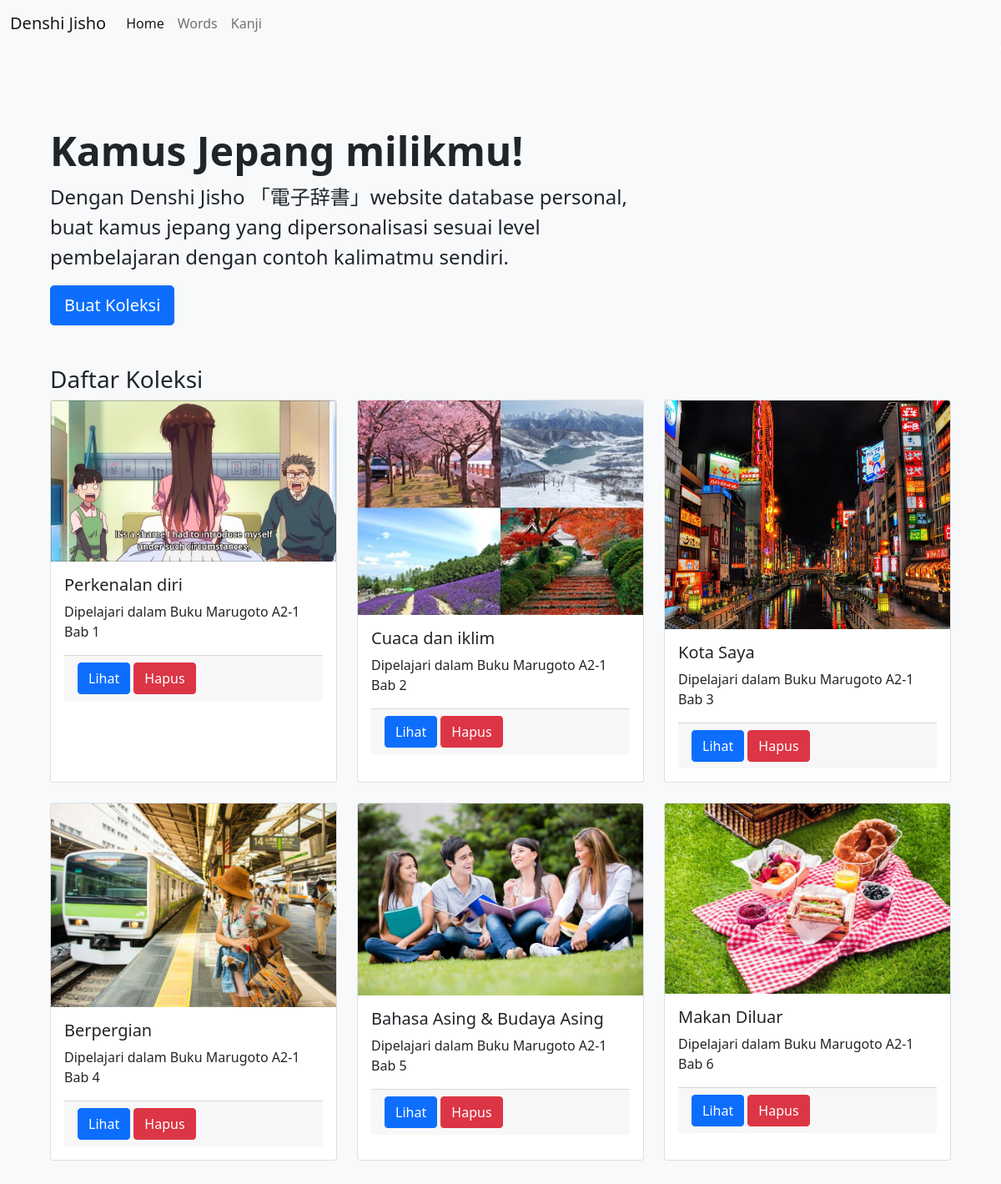
The page /public/index.php on the database its author committed.
### tables this page shows
CREATE TABLE `koleksi` (
  `ID` int(11) NOT NULL,
  `Nama` varchar(30) NOT NULL,
  `Bab` int(11) NOT NULL,
  `Buku` enum('A1','A2-1','A2-2','lainnya') NOT NULL
);

### app/core/Controller.php (called while the page is built, shortened)
<?php
class Controller {
    public function view($view, $data = [])
    {
        require_once '../app/views/' . $view . '.php';
    }
    public function model($model)
    {
        return new $model;
    }
}
?>

### app/controllers/Home.php (called while the page is built)
<?php
class Home extends Controller {
    public function index()
    {
        $data['judul'] = 'Home';
        $data['koleksi'] = $this->model('Koleksi_model')->getAllKoleksi();
        $this->view('templates/header', $data);
        $this->view('home/index', $data);
        $this->view('templates/footer');
    }
}
?>

### app/core/App.php (called while the page is built, shortened)
<?php
class App {
    protected $method = 'index';
    protected $params =  [];
    public function __construct()
    {
        $this->controller = new $this->controller;
        call_user_func_array([$this->controller, $this->method], $this->params);
    }
}
?>

### public/index.php (called while the page is built, shortened)
<?php
$app = new app;
?>

### app/core/Database.php (called while the page is built, shortened)
<?php
class Database {
    private $host = DB_HOST;
    private $user = DB_USER;
    private $pass = DB_PASS;
    private$db_name = DB_NAME;
    private $dbh;
    private $stmt;
    public function __construct()
    {
        $dsn = 'mysql:host=' . $this->host .';dbname=' . $this->db_name;
        $option = [
            PDO::ATTR_PERSISTENT => true,
            PDO::ATTR_ERRMODE => PDO::ERRMODE_EXCEPTION,
            PDO::MYSQL_ATTR_INIT_COMMAND => "SET NAMES utf8"
        ];
        try {
            $this->dbh = new PDO($dsn, $this->user, $this->pass, $option);
        } catch(PDOException $e) {
            die($e->getMessage());
        }
    }
    public function query($query)
    {
        $this->stmt = $this->dbh->prepare($query);
    }
    public function execute()
    {
        try {
            $this->stmt->execute();
        } catch (PDOException $e) {
            Flasher::setFlash($e->getMessage() , '' , 'danger' , '');
            header('Location: ' . BASEURL);
            exit;
        }
    }
    public function resultSet()
    {
        $this->execute();
        return $this->stmt->fetchAll(PDO::FETCH_ASSOC);
    }
}
?>

### app/models/Koleksi_model.php (called while the page is built, shortened)
<?php
class Koleksi_model {
    private $table = 'koleksi';
    private $db;
    public function __construct()
    {
        $this->db = new Database;
    }
    public function getAllKoleksi()
    {
        $this->db->query('SELECT * FROM ' . $this->table);
        return $this->db->resultSet();
    }
}
?>

### app/views/home/index.php (the view, shortened to what this page needs)
<div class="p-5 mb-2 bg-light rounded-3">
  <div class="container-fluid py-5">
    <h1 class="display-5 fw-bold">Kamus Jepang milikmu!</h1>
    <p class="col-md-8 fs-4">Dengan Denshi Jisho 「電子辞書」website database personal, buat kamus jepang yang dipersonalisasi sesuai level pembelajaran dengan contoh kalimatmu sendiri.</p>
    <button class="btn btn-primary btn-lg" type="button" data-bs-toggle="modal" data-bs-target="#Tambah">Buat Koleksi</button>
  </div>
  <div class="container">
    <h3>Daftar Koleksi</h3>
    <div class="row row-cols-2 row-cols-md-3 g-4">
      <?php foreach ($data['koleksi'] as $koleksi) : ?>
        <div class="col">
          <div class="card h-100">
            <img src="..\public\img\<?= $koleksi['Nama'] ?>.jpg" class="card-img-top" alt="...">
            <div class="card-body">
              <h5 class="card-title"> <?= $koleksi['Nama'] ?> </h5>
              <p class="card-text">Dipelajari dalam Buku Marugoto <?= $koleksi['Buku'] ?> Bab <?= $koleksi['Bab'] ?></p>
              <div class="card-footer mt-auto">
                <a href="<?= BASEURL; ?>/koleksi/detail/<?= $koleksi['ID'] ?>" class="btn btn-primary">Lihat</a>
                <a href="<?= BASEURL; ?>/koleksi/hapus/<?= $koleksi['ID'] ?>" class="btn btn-danger" onclick="return confirm('Yakin hapus koleksi?')">Hapus</a>
              </div>
            </div>
          </div>
        </div>
      <?php endforeach; ?>
    </div>
  </div>
</div>

### app/views/templates/header.php (shortened to what this page needs)
<!DOCTYPE html>
<html lang="en">
<head>
    <link rel="stylesheet" href="<?= BASEURL ?>/css/bootstrap.css">
</head>
<body>
<nav class="navbar navbar-expand-lg navbar-light bg-light">
  <div class="container-fluid">
    <a class="navbar-brand" href="<?= BASEURL?>">Denshi Jisho</a>
    <div class="collapse navbar-collapse" id="navbarNav">
      <ul class="navbar-nav">
        <li class="nav-item">
          <a class="nav-link active" aria-current="page" href="<?= BASEURL?>">Home</a>
        </li>
        <li class="nav-item">
          <a class="nav-link" href="<?= BASEURL?>/about">Words</a>
        </li>
        <li class="nav-item">
          <a class="nav-link" href="<?= BASEURL?>/kanji">Kanji</a>
        </li>
      </ul>
    </div>
  </div>
</nav>

### app/views/templates/footer.php (shortened to what this page needs)
</body>
</html>

### rows shown on the page
koleksi: Nama (picture), Nama "Perkenalan diri", Buku "A2-1", Bab "1"
koleksi: Nama (picture), Nama "Cuaca dan iklim", Buku "A2-1", Bab "2"
koleksi: Nama (picture), Nama "Kota Saya", Buku "A2-1", Bab "3"
koleksi: Nama (picture), Nama "Berpergian", Buku "A2-1", Bab "4"
koleksi: Nama (picture), Nama "Bahasa Asing & Budaya Asing", Buku "A2-1", Bab "5"
koleksi: Nama (picture), Nama "Makan Diluar", Buku "A2-1", Bab "6"
